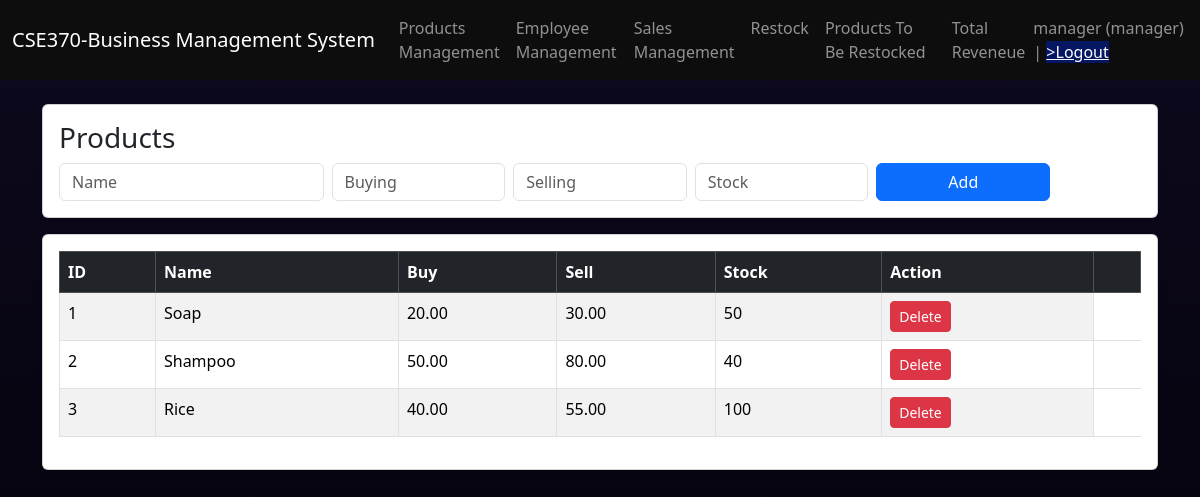
The page /products.php (signed in) on the database its author committed.
### tables this page shows
CREATE TABLE products(
  id INT AUTO_INCREMENT PRIMARY KEY,
  name VARCHAR(100),
  buying_price DECIMAL(10,2),
  selling_price DECIMAL(10,2),
  stock INT,
  sold INT DEFAULT 0
);

### products.php (the view, shortened to what this page needs)
<?php include "config.php"; check_login(); ?>
<!DOCTYPE html>
<html>
<head>
  <link href="https://cdn.jsdelivr.net/npm/bootstrap@5.3.3/dist/css/bootstrap.min.css" rel="stylesheet">
</head>
<body style="background-color: #09041bff; color: white;">
<?php include 'navbar.php'; ?>
<div class="container mt-4">
<?php
$res=$conn->query("SELECT * FROM products");
?>
<div class="card shadow-sm p-3">
  <h3>Products</h3>
  <form method="post" class="row g-2">
    <div class="col-md-3"><input name="name" class="form-control" placeholder="Name"></div>
    <div class="col-md-2"><input name="buying" class="form-control" placeholder="Buying"></div>
    <div class="col-md-2"><input name="selling" class="form-control" placeholder="Selling"></div>
    <div class="col-md-2"><input name="stock" class="form-control" placeholder="Stock"></div>
    <div class="col-md-2"><button name="add" class="btn btn-primary w-100">Add</button></div>
  </form>
</div>
<div class="card mt-3 shadow-sm">
  <div class="card-body">
    <table class="table table-bordered table-striped">
      <thead class="table-dark"><tr><th>ID</th><th>Name</th><th>Buy</th><th>Sell</th><th>Stock</th><th>Action</th><th></th></tr></thead>
      <tbody>
      <?php while($r=$res->fetch_assoc()): ?>
        <tr>
          <td><?= $r['id']?></td><td><?= $r['name']?></td>
          <td><?= $r['buying_price']?></td><td><?= $r['selling_price']?></td>
          <td><?= $r['stock']?></td>
          <td><a href="?del=<?= $r['id']?>" class="btn btn-sm btn-danger">Delete</a></td>
        </tr>
      <?php endwhile; ?>
      </tbody>
    </table>
  </div>
</div>
</div>
</body>
</html>

### products.php (style rules this page uses)
body { background: linear-gradient(rgba(16, 11, 31, 0.7), rgba(0, 0, 0, 0.7)), url('https://images.unsplash.com/photo-1451187580459-43490279c0fa?auto=format&fit=crop&w=1920&q=80'); background-size: cover; background-position: center; background-attachment: fixed; min-height: 100vh; }

### rows shown on the page
products: id "1", name "Soap", buying_price "20.00", selling_price "30.00", stock "50"
products: id "2", name "Shampoo", buying_price "50.00", selling_price "80.00", stock "40"
products: id "3", name "Rice", buying_price "40.00", selling_price "55.00", stock "100"

### other values the page prints
$_SESSION['username'] "manager"
$_SESSION['role'] "manager"
